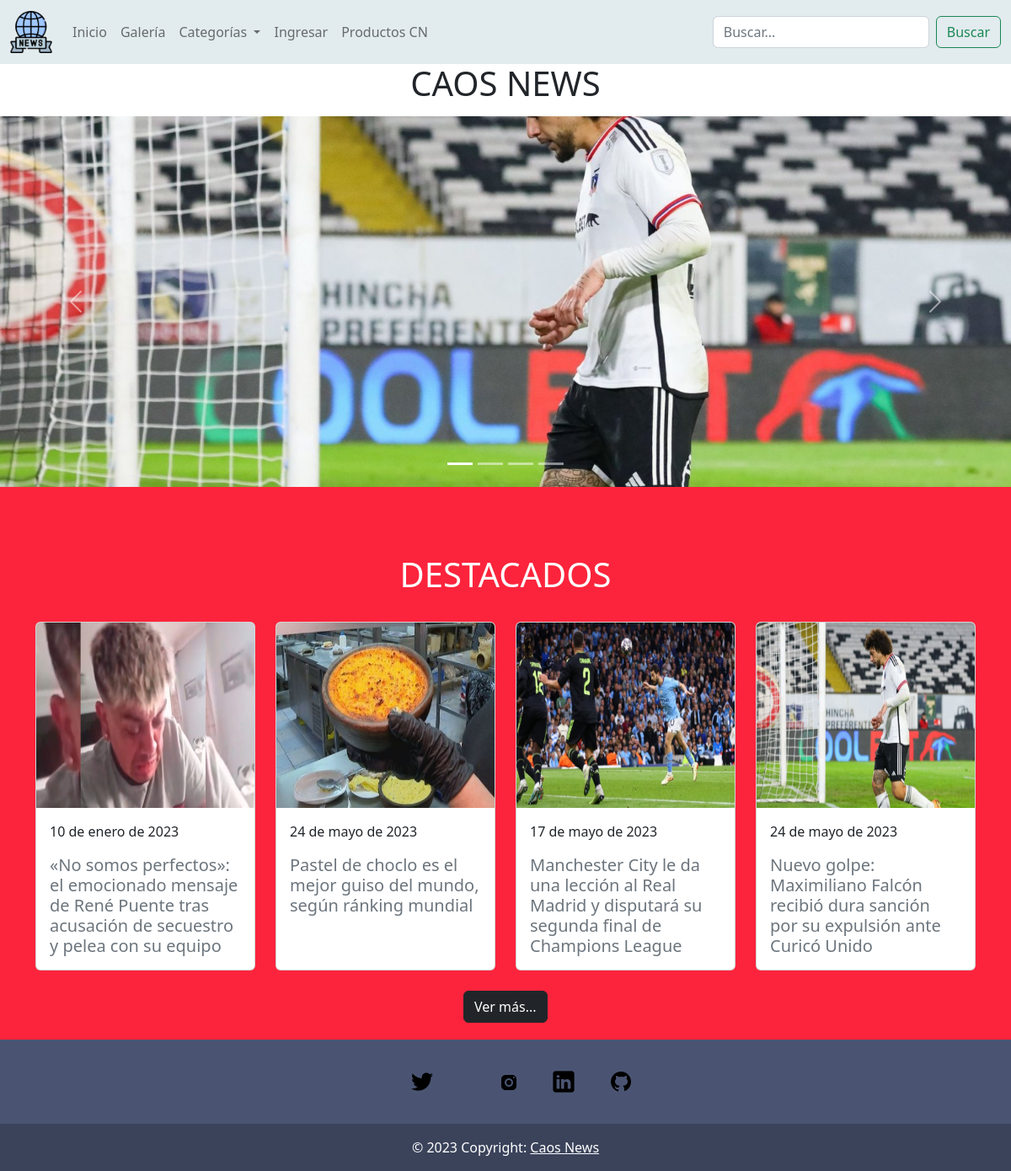
The page / on the database its author committed.
### webCaos/models.py (models this page shows)
class Noticia(models.Model):
    idNoticia = models.AutoField(primary_key = True)
    titulo = models.CharField(max_length = 200)
    descripcion = models.TextField()
    fecha = models.DateField()
    foto = models.ImageField(upload_to='foto', null = True)
    publicar = models.BooleanField(default = False)
    comentario = models.TextField(default='s/c')
    categoria = models.ForeignKey(Categoria,on_delete=models.CASCADE)
    def __str__(self) -> str:
        return "Noticia"+" "+str(self.idNoticia)

### webCaos/views.py (the view)
# urls.py: path('', index, name = 'IND'),
def index(request):
    categorias = Categoria.objects.all()
    noticias = Noticia.objects.filter(publicar = True).order_by("-idNoticia")[:4]
    print(noticias)
    contexto={'categorias':categorias,'noticias':noticias}
    return render(request,'index.html', contexto)

### webCaos/procesos.py (called while the page is built)
def total(request):
    tot = 0
    try:
        if "carrito" in request.session.keys():
            for key, value in request.session["carrito"].items():
                tot += int(value["total"])
    except:
        tot = 0
    return{"total":tot}

def cantidad(request):
    cant = 0
    if "carrito" in request.session.keys():
        for key, value in request.session["carrito"].items():
            cant += int(value["cantidad"])
    return {"cantidad":cant}

### webCaos/templates/index.html (shortened to what this page needs)
{% extends "base.html" %}
{% load static %}
{% block contenido %}
    <main>
        <div class="titulo">
            <h1>CAOS NEWS</h1>
        </div>
        <div id="carouselExampleIndicators" class="carousel slide" data-bs-ride="carousel">
            <div class="carousel-indicators">
            <button type="button" data-bs-target="#carouselExampleIndicators" data-bs-slide-to="0" class="active" aria-current="true" aria-label="Slide 1"></button>
            <button type="button" data-bs-target="#carouselExampleIndicators" data-bs-slide-to="1" aria-label="Slide 2"></button>
            <button type="button" data-bs-target="#carouselExampleIndicators" data-bs-slide-to="2" aria-label="Slide 3"></button>
            <button type="button" data-bs-target="#carouselExampleIndicators" data-bs-slide-to="3" aria-label="Slide 4"></button>
            </div>
            <div class="carousel-inner">
                {% for noti in noticias %}
                    <div class="carousel-item active c-item">
                        <img src="{{ noti.foto.url }}" class="d-block w-100 c-img" alt="...">
                    </div>
                {% endfor %}
            </div>
            <button class="carousel-control-prev" type="button" data-bs-target="#carouselExampleIndicators" data-bs-slide="prev">
            <span class="carousel-control-prev-icon" aria-hidden="true"></span>
            </button>
            <button class="carousel-control-next" type="button" data-bs-target="#carouselExampleIndicators" data-bs-slide="next">
            <span class="carousel-control-next-icon" aria-hidden="true"></span>
            </button>
        </div>
        <div class="destacados">
            <h1>DESTACADOS</h1>
            <div class="container py-4">
                <div class="row row-cols-4 g-4">
                   {% for noticia in noticias %}
                            <div class="col">
                                <div class="card h-100" >
                                    <img src={{noticia.foto.url}}  class="card-img-top" alt="..." style="height: 220px;">
                                    <div class="card-body">
                                        <p class="card-text"> {{noticia.fecha}} </p>
                                        <h5 class="card-text text-muted"> {{noticia.titulo}} </h5>
                                    </div>
                                </div>
                            </div>
                    {% endfor %}
                </div>
            </div>
            <div class="d-grid gap-2 col-1 mx-auto" style="padding-bottom: 20px;">
                <a href="{% url 'GAL' %}"><button type="button" class="btn btn-dark">Ver más...</button></a>
            </div>
        </div>
    </main>
{% endblock contenido %}

### rows shown on the page
Noticia: foto (picture), fecha "24 de mayo de 2023", titulo "Nuevo golpe: Maximiliano Falcón recibió dura sanción por su expulsión ante Curicó Unido"
Noticia: foto (picture), fecha "10 de enero de 2023", titulo "«No somos perfectos»: el emocionado mensaje de René Puente tras acusación de secuestro y pelea con su equipo"
Noticia: foto (picture), fecha "24 de mayo de 2023", titulo "Pastel de choclo es el mejor guiso del mundo, según ránking mundial"
Noticia: foto (picture), fecha "17 de mayo de 2023", titulo "Manchester City le da una lección al Real Madrid y disputará su segunda final de Champions League"
